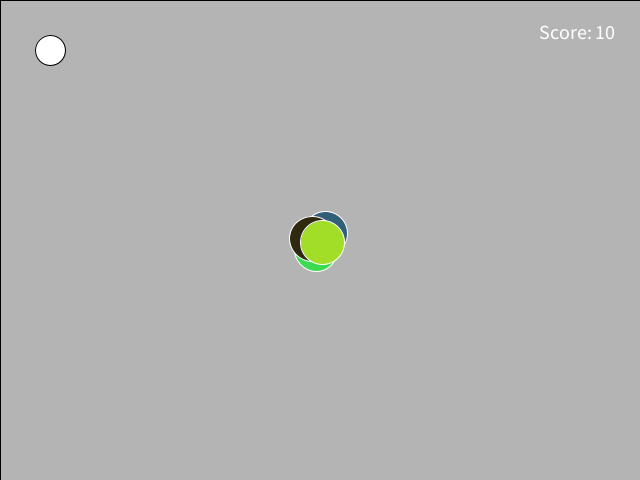
Frame 1 (no input)
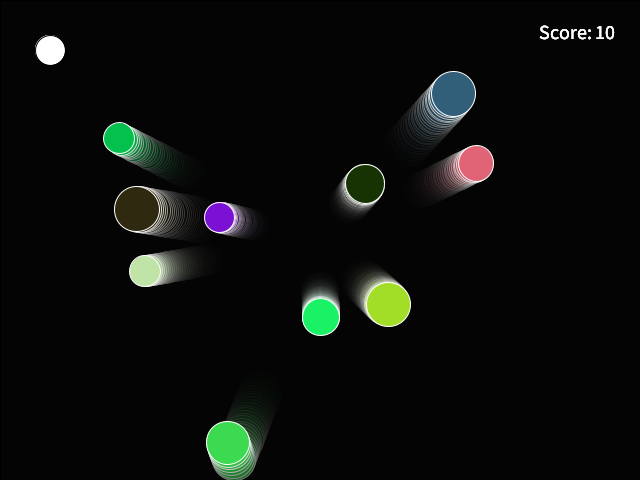
Frame 60 (the mouse pressed at the canvas centre just before this capture)
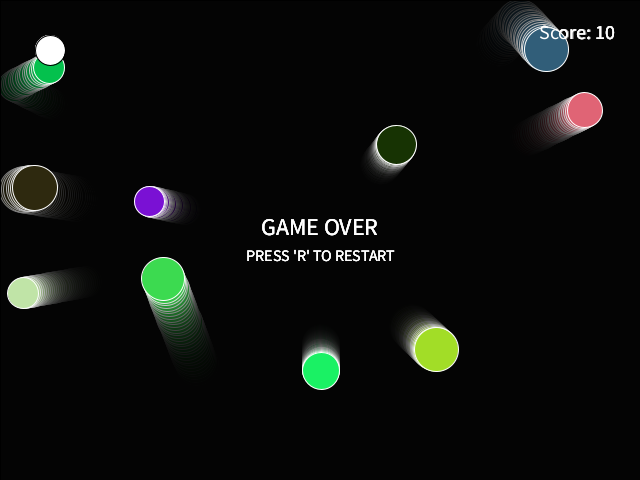
Frame 120 (the mouse held since frame 60 and released just before this capture)

The Processing sketch that drew these frames (run headless with seeded random() and noise(); from frame 60 on, the mouse is pressed at the canvas centre):

// Processing sketch: Class_and_Objects
// ── Class_and_Objects.pde
Player player;
BallManager ballManager = new BallManager();
PVector gravity = new PVector(0, 0);
float deltaTime, 
	time = 0; 
boolean gameOver;
 
void setup() {
	size(640, 480);	
	
	reset();
}

void draw() {
	clearBackground();
	stroke(255);
	fill(255);

	// Calculate deltaTime
	long currentTime = millis();
	deltaTime = (currentTime - time) * 0.001;

	if (!gameOver && (ballManager.balls.size() < ballManager.maxBalls) && (ballManager.addTime + 3000 < currentTime))
		ballManager.add();

	ballManager.update();

	player.update();
	player.draw();

	if (gameOver) 
		drawGameOver();

	drawScore();

	time = currentTime;
}

void reset() {
	gameOver = false;
	player = new Player(50, 50);

	ballManager.reset();
}

void drawScore() {
	fill(255);
	textAlign(RIGHT, TOP);
	textSize(20);

	int margin = 25;
	text(String.format("Score: %d", ballManager.balls.size()), width - margin, margin);
}

void drawGameOver() {
	fill(255);
	textAlign(CENTER, BOTTOM);
	textSize(24);
	text("GAME OVER", width / 2, height / 2);
	textSize(16);
	text("PRESS 'R' TO RESTART", width / 2, height / 2 + 24);
}

void clearBackground() {
	fill(0, 30);
	rectMode(CORNER);
	rect(0, 0, width, height);
}
// ── Ball.pde
class Ball extends Circle {
  // Our class variables
  // PVector position; //Ball position
  PVector velocity; //Ball direction
  color col;
  int speed = 30;

  //Ball Constructor, called when we type new Ball(x, y);
  Ball(float x, float y) {
    super(x, y, random(30, 50));

    //Set our position when we create the code.
    // position = new PVector(x, y);

    //Create the velocity vector and give it a random direction.
    velocity = new PVector();
    velocity.x = random(11) - 5;
    velocity.y = random(11) - 5;

    col = color(random(255), random(255), random(255));
  }

  //Update our ball
  void update() {
    checkScreenBounce();

    pos.x += velocity.x * speed * deltaTime;
    pos.y += velocity.y * speed * deltaTime;
  }

  void draw(){
    fill(col);
    stroke(255);
    ellipse(pos.x, pos.y, size, size);
  }

  void checkScreenBounce() {
    if (pos.x < 0 + radius || pos.x > width - radius)
      velocity.x *= -1;
    if (pos.y < 0 + radius || pos.y > height - radius)
      velocity.y *= -1;
  }
}

// ── BallManager.pde

class BallManager {
	int startBallCount = 10,
		maxBalls = 100;
	ArrayList<Ball> balls = new ArrayList<Ball>();
	float addTime;

	void reset() {
		balls.clear();
		for (int i = 0; i < startBallCount; i++) {
			balls.add(new Ball(width / 2, height / 2));
		}
	}

	void update() {
		for(Ball ball : balls) {
			if (Circle.roundCollision(ball, player)) 
				gameOver = true;

			ball.update();
			ball.draw();
		}
	}

	void add() {
		Ball newBall = new Ball(0, 0);
		int margin = 50;
		while (true) {
			newBall.pos.x = random(margin, width - margin);
			newBall.pos.y = random(margin, height - margin);
			if (!Circle.roundCollision(player, newBall))
				break;
		}

		balls.add(newBall);
		addTime = millis();
	}
}
// ── Circle.pde
static class Circle {
	PVector pos;
	float size,
		radius;

	Circle(float x, float y, float Size) {
		pos = new PVector(x, y);
		size = Size;
		radius = size / 2;
	}

	static boolean roundCollision(Circle c1, Circle c2) {
	  float maxDistance = c1.radius + c2.radius;

	  //first a quick check to see if we are too far away in x or y direction
	  //if we are far away we dont collide so just return false and be done.
	  if (abs(c1.pos.x - c2.pos.x) > maxDistance || abs(c1.pos.y - c2.pos.y) > maxDistance) {
	    return false;
	  }
	  //we then run the slower distance calculation
	  //dist uses Pythagoras to get exact distance, if we still are to far away we are not colliding.
	  else if (dist(c1.pos.x, c1.pos.y, c2.pos.x, c2.pos.y) > maxDistance) {
	    return false;
	  }
	  //We now know the points are closer then the distance so we are colliding!
	  else {
	   	return true;
	  }
	}
}
// ── Player.pde
class Player extends Circle {
	PVector vel, acceleration;
	float speed = 750,
		deaccelerationMult = 10,
		bounceMult = 0.7;
	int maxSpeed = 255;

	Player(float x, float y) {
		super(x, y, 30);
		vel = new PVector();
	}

	void update() {
		// Adjust velocity according to acceleration and gravity
		acceleration = input();
		acceleration.mult(speed);
		acceleration.add(gravity);

		// Deaccelerate slowly
		if (input.x == 0 && input.y == 0) {
			acceleration.x -= vel.x * deaccelerationMult;
			acceleration.y -= vel.y * deaccelerationMult;
		}

		// Change velocity based on acceleration
		acceleration.mult(deltaTime);
		vel.add(acceleration);

		// Check special cases
		if (gravity.magSq() != 0) 
			checkBounce();
		checkBounds();

		vel.limit(maxSpeed);

		pos.add(PVector.mult(vel, deltaTime));
	}

	void draw() {
		fill(255);
		stroke(0);

		// Draw main ellipse
		ellipse(pos.x, pos.y, size, size);

		// Draw mirror ellipse on opposites
		float xDiff = pos.x <= radius ? width : -width; 
		ellipse(pos.x + xDiff, pos.y, size, size);
		
		float yDiff = pos.y <= radius ? height : -height;
		ellipse(pos.x, pos.y + yDiff, size, size);

		ellipse(pos.x + xDiff, pos.y + yDiff, size, size);
	}

	void checkBounds() {
		if (pos.x < 0) 
			pos.x += width;
		if (pos.x > width)
			pos.x -= width;
		if (pos.y < 0) 
			pos.y += height;
		if (pos.y > height)
			pos.y -= height;
	}

	void checkBounce() {
		if(pos.y >= height - radius) {
			vel.y *= -bounceMult;
			pos.y = height - radius;
		}
	}

}
// ── input.pde
boolean moveLeft, 
	moveRight, 
	moveUp, 
	moveDown;
PVector input = new PVector(0, 0);


void keyPressed() {
	if (key == 'g') {
		if (gravity.y == 0) 
			gravity.set(0, 500);
		else 
			gravity.set(0, 0);
	}
	if (key == 'r') {
		reset();
	}
	if (keyCode == LEFT) 
		moveLeft = true;
	if (keyCode == RIGHT) 
		moveRight = true;
	if (keyCode == UP) 
		moveUp = true;
	if (keyCode == DOWN) 
		moveDown = true;
}

void keyReleased() {
	if (keyCode == LEFT) 
		moveLeft = false;
	if (keyCode == RIGHT) 
		moveRight = false;
	if (keyCode == UP) 
		moveUp = false;
	if (keyCode == DOWN) 
		moveDown = false;
}

PVector input() {
	input.set(0, 0);

	if (moveLeft) 
		input.x--;
	if (moveRight)
		input.x++;
	if (moveDown)
		input.y++;
	if (moveUp)
		input.y--;

	return input.normalize();
}
